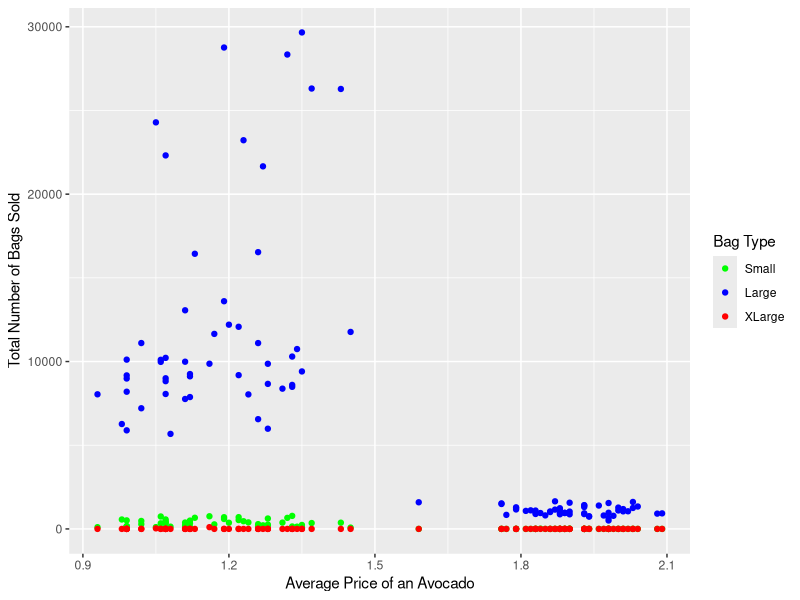
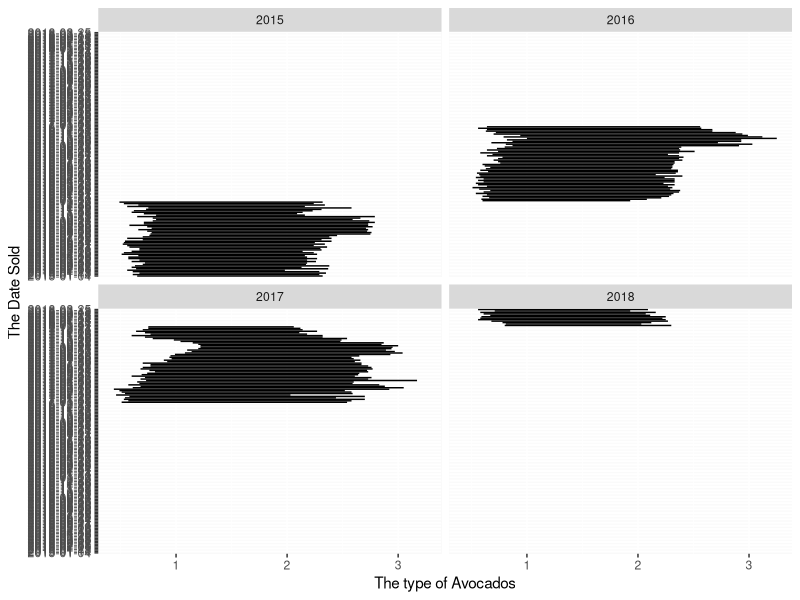
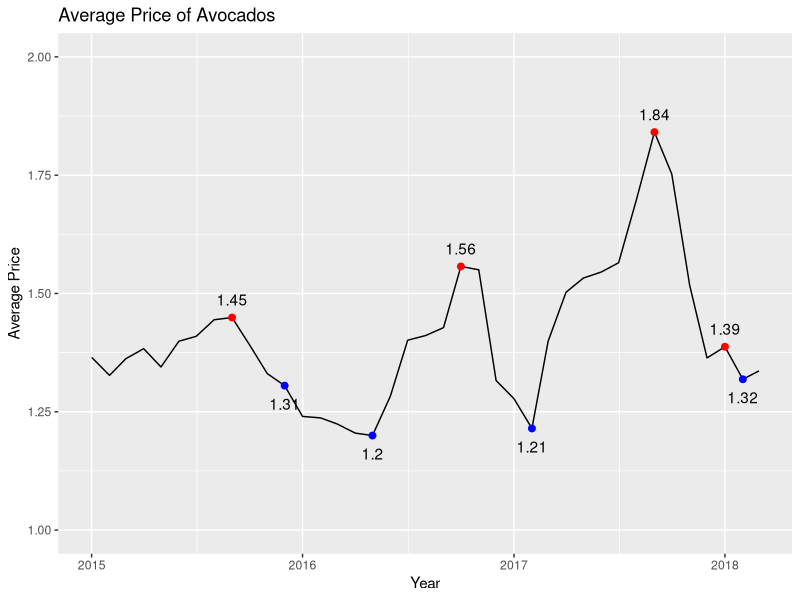
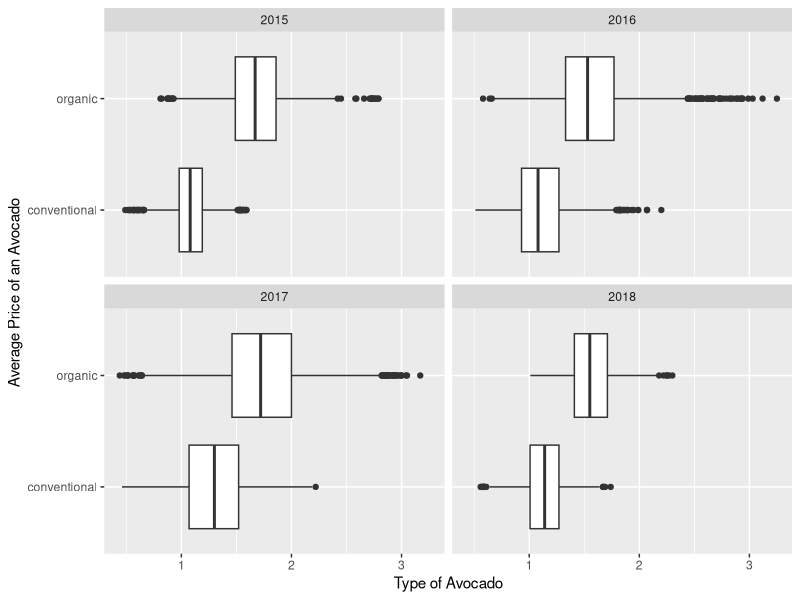
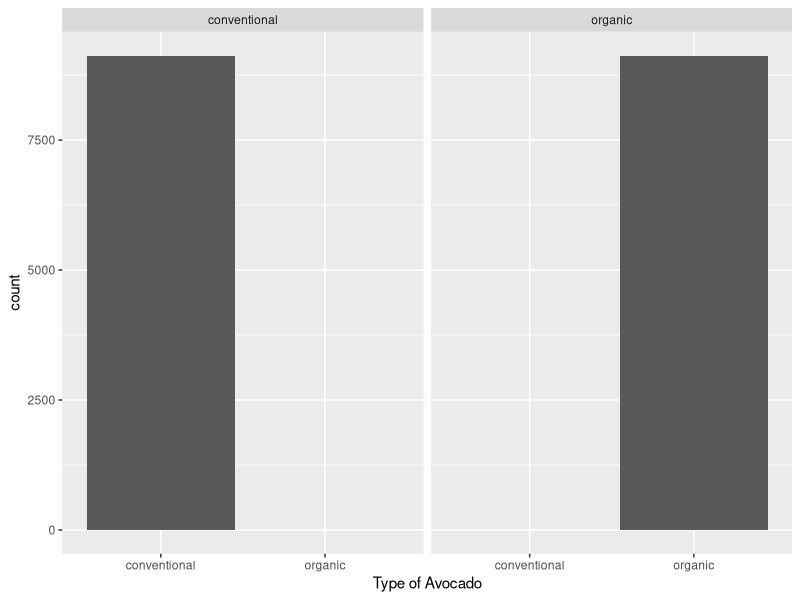
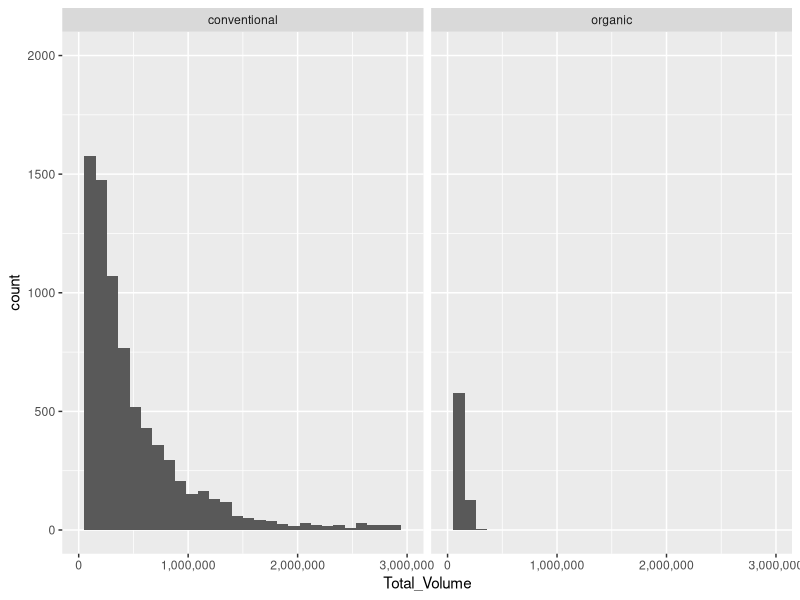

R code for these plots, in order:
## ---- chunk 1
knitr::opts_chunk$set(echo = TRUE)
library(ggplot2)
library(dplyr)
## ---- chunk 2
avo = read.csv("avocado.csv", header = TRUE)
avo
## ---- chunk 3
#Kennedy
avo_scatter = avo
avo_scatter <- avo_scatter %>% filter(region == "Albany" & year == "2015")

#Plotting the data 
scatterPlot = ggplot(avo_scatter, aes(x = AveragePrice, 
                                      y = Total_Bags, 
                                      color = variable)) + 
  geom_point(aes(y = Small_Bags, color = "green")) +
  geom_point(aes(y = Large_Bags, color = "blue")) + 
  geom_point(aes(y = XLarge_Bags, color = "red")) +
  scale_color_manual(labels = c("Small", "Large", "XLarge"),
                     values = c("green", "blue", "red"))

print(scatterPlot + labs(x = "Average Price of an Avocado", 
                         y = "Total Number of Bags Sold",
                         color = "Bag Type"))
## ---- chunk 4
#Vrinda
avo_line = avo

linePlot = ggplot(avo_line, aes(x = AveragePrice, y = Date)) + geom_line() +
  facet_wrap(~year)

print(linePlot + labs(x = "The type of Avocados",
                     y = "The Date Sold"))
## ---- chunk 5
#Andrew
#Time Series
avo_time = avo
avo_time2 <- avo_time %>%
  mutate(Date = as.Date(Date)) %>%
  group_by(year = lubridate::year(Date), month = lubridate::month(Date)) %>%
  summarise(ave_price = mean(AveragePrice))

#Most expensive
avo_time_most <- avo_time2 %>% slice_max(ave_price)

#Least expensive
avo_time_least <- avo_time2 %>% slice_min(ave_price)

#Make Graph
ggplot(data = avo_time2, aes(x = as.Date(paste(year, month, "01", sep = "-")), y = ave_price)) +
  geom_line() +
  geom_point(data = avo_time_most, aes(x = as.Date(paste(year, month, "01", sep = "-")), 
                                       y = ave_price), size = 2, color = "red") +
  geom_text(data = avo_time_most, aes(label=round(ave_price, 2),
                                      x = as.Date(paste(year, month, "01", sep = "-")),
                                      y = ave_price), vjust = -1) +
  geom_point(data = avo_time_least, aes(x = as.Date(paste(year, month, "01", sep = "-")), 
                                       y = ave_price), size = 2, color = "blue") +
  geom_text(data = avo_time_least, aes(label=round(ave_price, 2),
                                      x = as.Date(paste(year, month, "01", sep = "-")),
                                      y = ave_price), vjust = 2) +
  labs(title = "Average Price of Avocados", x = "Year", y = "Average Price") +
  ylim(1, 2) 
  
## ---- chunk 6
#Kennedy
avo_box = avo

#Plotting the data
boxPlot = ggplot(avo_box, aes(x = AveragePrice, y = type)) + geom_boxplot() +
  facet_wrap(~year)

print(boxPlot + labs(x = "Type of Avocado",
                     y = "Average Price of an Avocado"))

## ---- chunk 7
#Vrinda

avo_bar = avo
barPlot = ggplot(avo_bar, aes(x = type)) + geom_bar() +
  facet_wrap(~type)

print(barPlot + labs(x = "Type of Avocado"))
## ---- chunk 8
#Andrew
avo_hist = avo
avo_hist2 <- subset(avo_hist, !(region %in% c("Midsouth", "Northeast", "SouthCentral",
                                              "Southeast", "West", "TotalUS" )))

ggplot(data = avo_hist2, aes(x = Total_Volume)) +
  geom_histogram() +
  scale_x_continuous(limits = c(0, 3000000), labels = scales::comma_format()) +
  coord_cartesian(ylim = c(0, 2000)) +
  facet_wrap(~type)

## ---- chunk 9
avo_mos = avo
## ---- chunk 10
avo_map = avo
